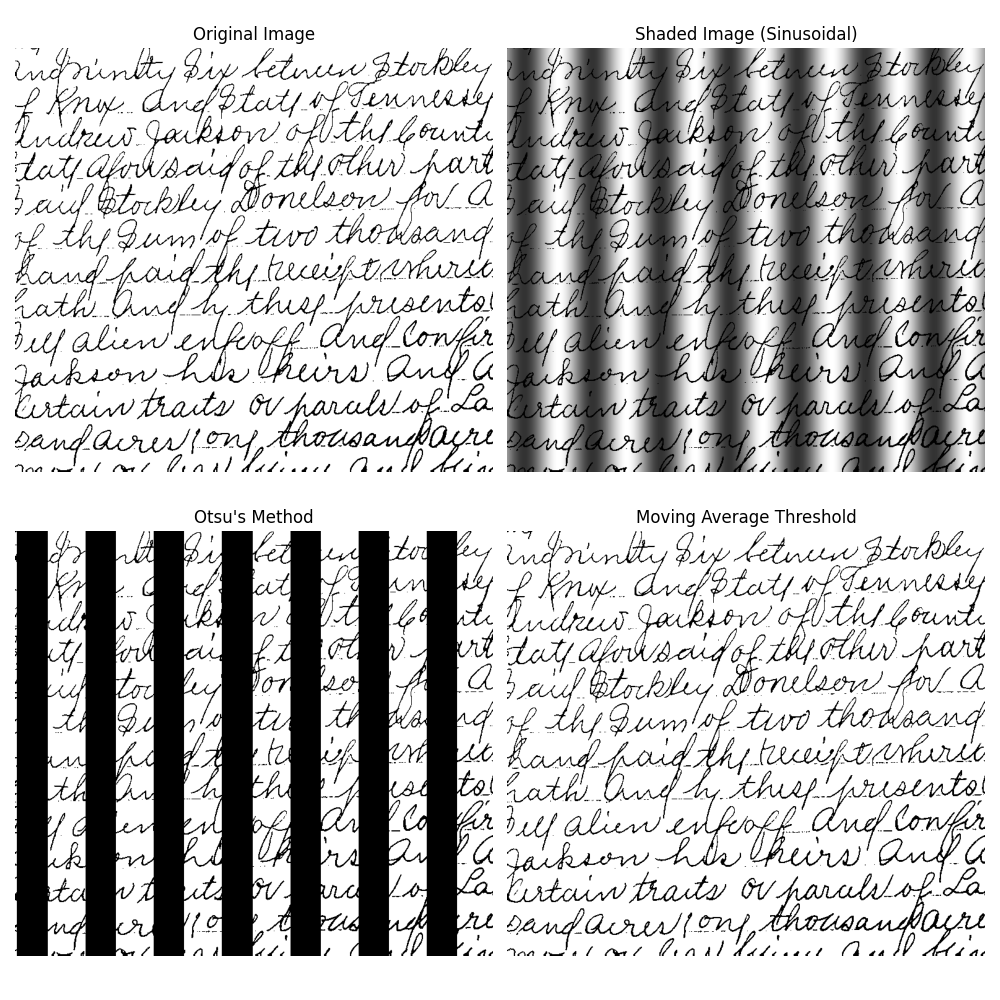

The script that saved this image:

import sys
import os
import numpy as np
import matplotlib.pyplot as plt
from skimage.io import imread
from skimage.filters import threshold_otsu
from skimage import img_as_float
from libDIPUM.imnoise3 import imnoise3
from libDIPUM.movingthresh import movingthresh
from libDIPUM.data_path import dip_data

# Data
image_path = dip_data('Fig1049(original_cursive_text_WITHOUT_SHADING).tif')
f_raw = imread(image_path)
if f_raw.ndim == 3:
    f_raw = f_raw[:, :, 0]

f = img_as_float(f_raw)
M, N = f.shape

# Create shading pattern
K = round(min(M, N) / 100.0)
C = np.array([[0, K]])
r, _, _ = imnoise3(M, N, C)

r = r - r.min()
r = r / (r.max() + 1e-10)
r = r + 0.25
r = r / (r.max() + 1e-10)

# Shade image
fs2 = f * r

# Segment using Otsu
T2 = threshold_otsu(fs2)
gotsu2 = fs2 > T2


# Segment using moving average
n = 20
gmoving2 = movingthresh(fs2, n, 0.5)

# Display
fig, axes = plt.subplots(2, 2, figsize=(10, 10))

axes[0, 0].imshow(f, cmap='gray')
axes[0, 0].set_title('Original Image')
axes[0, 0].axis('off')

axes[0, 1].imshow(fs2, cmap='gray')
axes[0, 1].set_title('Shaded Image (Sinusoidal)')
axes[0, 1].axis('off')

axes[1, 0].imshow(gotsu2, cmap='gray')
axes[1, 0].set_title("Otsu's Method")
axes[1, 0].axis('off')

axes[1, 1].imshow(gmoving2, cmap='gray')
axes[1, 1].set_title('Moving Average Threshold')
axes[1, 1].axis('off')

plt.tight_layout()
plt.savefig('Figure1045.png')
print("Saved Figure1045.png")
plt.show()
